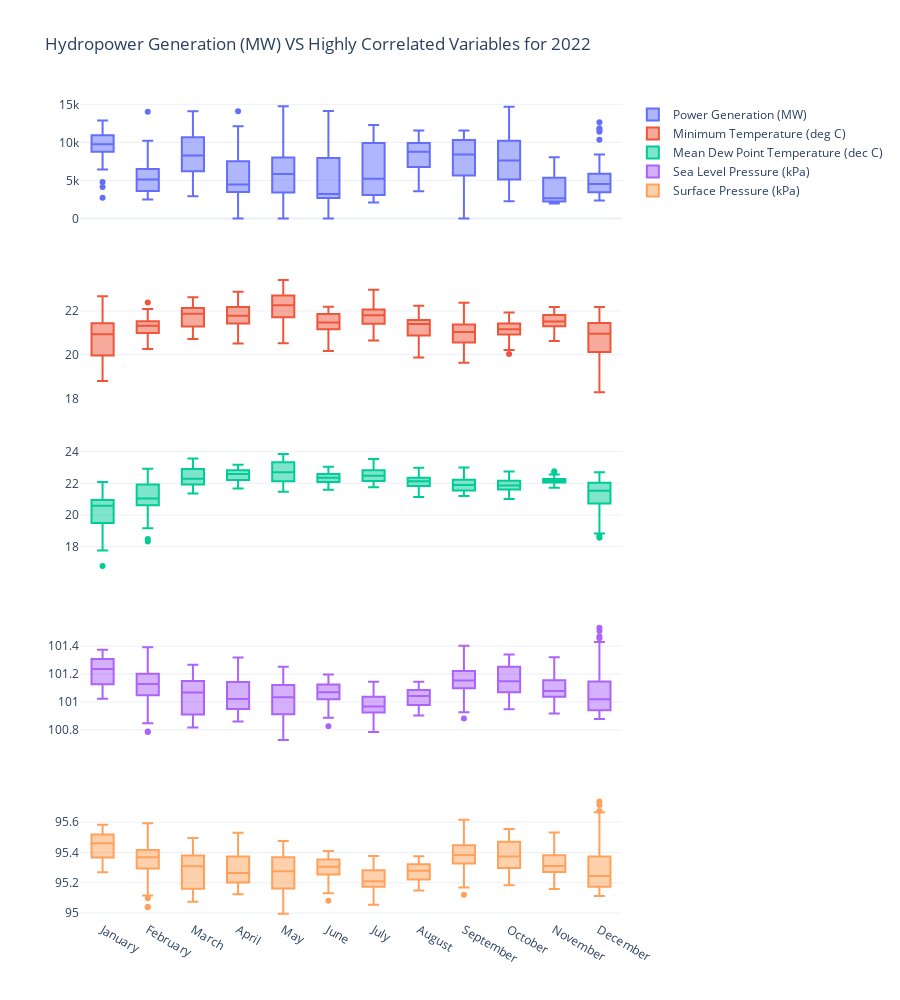

The code cell stored with this chart in its notebook:
### Code cell
fig_pwr_pressure_2022 = make_subplots(rows=5, cols=1,shared_xaxes=True)

# Power Generation (MW)
fig_pwr_pressure_2022.add_trace(
    go.Box(x=df_total_pwr_2022['Month'], y=df_total_pwr_2022['Power Generation (MW)'], name='Power Generation (MW)'),
    row=1, col=1)

# Minimum Temperature (deg C)
fig_pwr_pressure_2022.add_trace(
    go.Box(x=df_total_pwr_2022['Month'], y=df_total_pwr_2022['Minimum Temperature (deg C)'], name='Minimum Temperature (deg C)'),
    row=2, col=1)

# Mean Dew Point Temperature (dec C)
fig_pwr_pressure_2022.add_trace(
    go.Box(x=df_total_pwr_2022['Month'], y=df_total_pwr_2022['Mean Dew Point Temperature (dec C)'], name='Mean Dew Point Temperature (dec C)'),
    row=3, col=1)

# Sea Level Pressure (kPa)
fig_pwr_pressure_2022.add_trace(
    go.Box(x=df_total_pwr_2022['Month'], y=df_total_pwr_2022['Sea Level Pressure (kPa)'], name='Sea Level Pressure (kPa)'),
    row=4, col=1)

# Surface Pressure (kPa)
fig_pwr_pressure_2022.add_trace(
    go.Box(x=df_total_pwr_2022['Month'], y=df_total_pwr_2022['Surface Pressure (kPa)'], name='Surface Pressure (kPa)'),
    row=5, col=1)

# Update layout
fig_pwr_pressure_2022.update_layout(
    height=1000,
    template='plotly_white',
    title_text='Hydropower Generation (MW) VS Highly Correlated Variables for 2022')

fig_pwr_pressure_2022.show()

### Figure 1 — Plotly figure (JSON) as saved in the notebook; plotly's stock layout.template omitted (floating-point values rounded to 4 significant figures; data arrays with more than 128 entries replaced by an {"elided": "..."} marker saying what was removed)
{"data": [{"name": "Power Generation (MW)", "type": "box", "x": {"elided": "365 str values"}, "xaxis": "x", "y": {"elided": "365 int values"}, "yaxis": "y"}, {"name": "Minimum Temperature (deg C)", "type": "box", "x": {"elided": "365 str values"}, "xaxis": "x2", "y": {"elided": "365 float values"}, "yaxis": "y2"}, {"name": "Mean Dew Point Temperature (dec C)", "type": "box", "x": {"elided": "365 str values"}, "xaxis": "x3", "y": {"elided": "365 float values"}, "yaxis": "y3"}, {"name": "Sea Level Pressure (kPa)", "type": "box", "x": {"elided": "365 str values"}, "xaxis": "x4", "y": {"elided": "365 float values"}, "yaxis": "y4"}, {"name": "Surface Pressure (kPa)", "type": "box", "x": {"elided": "365 str values"}, "xaxis": "x5", "y": {"elided": "365 float values"}, "yaxis": "y5"}], "layout": {"height": 1000, "title": {"text": "Hydropower Generation (MW) VS Highly Correlated Variables for 2022"}, "xaxis": {"anchor": "y", "domain": [0, 1], "matches": "x5", "showticklabels": false}, "xaxis2": {"anchor": "y2", "domain": [0, 1], "matches": "x5", "showticklabels": false}, "xaxis3": {"anchor": "y3", "domain": [0, 1], "matches": "x5", "showticklabels": false}, "xaxis4": {"anchor": "y4", "domain": [0, 1], "matches": "x5", "showticklabels": false}, "xaxis5": {"anchor": "y5", "domain": [0, 1]}, "yaxis": {"anchor": "x", "domain": [0.848, 1]}, "yaxis2": {"anchor": "x2", "domain": [0.636, 0.788]}, "yaxis3": {"anchor": "x3", "domain": [0.424, 0.576]}, "yaxis4": {"anchor": "x4", "domain": [0.212, 0.364]}, "yaxis5": {"anchor": "x5", "domain": [0, 0.152]}}}
